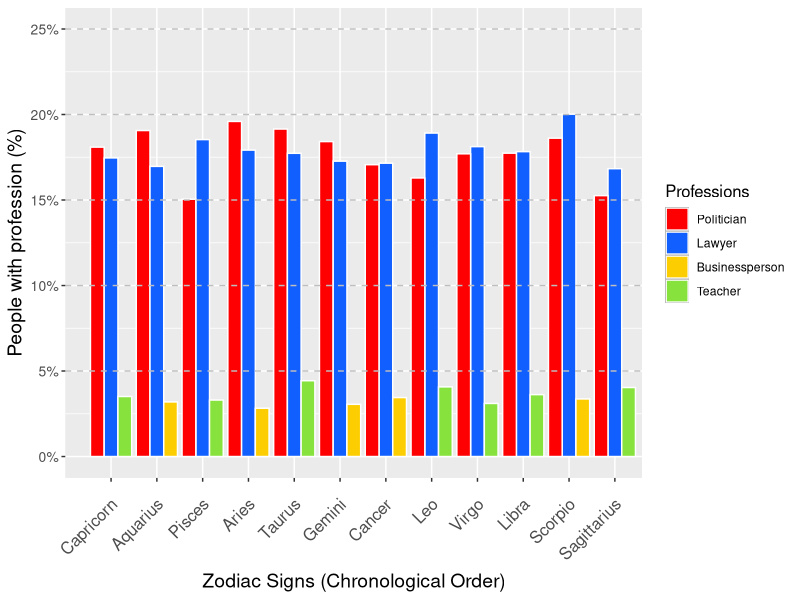
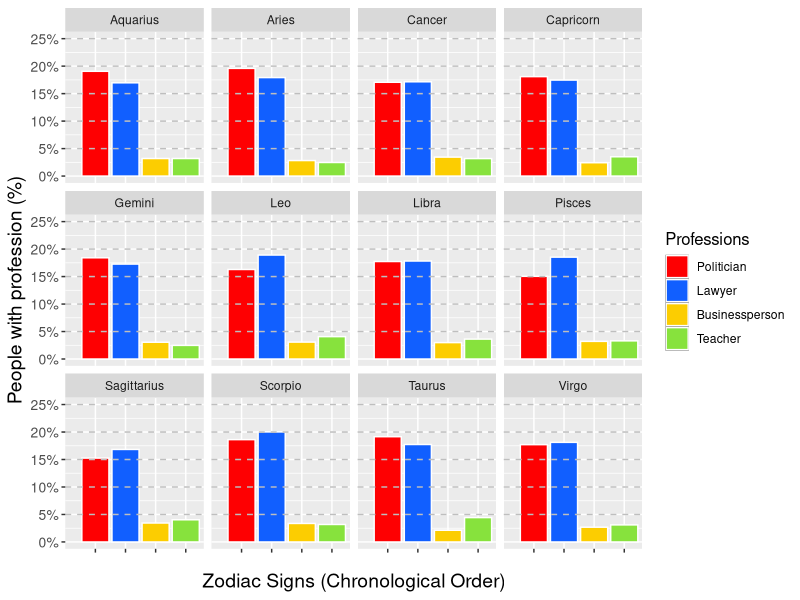

These charts were generated, in order, by the following R code:
# R code for zodiac signs
library(tidyverse)

# Load data
data <- read_csv("profession_by_all.csv")

# Order them, such that they are in chronological order
zodiac_order <- c(
  "Capricorn", "Aquarius", "Pisces", "Aries", "Taurus", "Gemini", 
  "Cancer", "Leo", "Virgo", "Libra", "Scorpio", "Sagittarius")

# Make table for most common professions for each zodiac sign and the counts and percentage
zodiac_professions <- data |>
  filter(Zodiac != 'Zodiac', Profession != 'Profession') |>
  group_by(Zodiac, Profession) |>
  summarise(count = n(), .groups = "drop") |>
  group_by(Zodiac) |>
  mutate(total_in_zodiac = sum(count)) |>
  slice_max(count, n = 3, with_ties = FALSE) |>
  mutate(percentage = (count / total_in_zodiac) * 100) |>
  select(Zodiac, Profession, count, percentage) |>
  arrange(match(Zodiac, zodiac_order))

# Legend reorder
zodiac_professions$Professions <- factor(zodiac_professions$Profession,
  levels = c("Politician", "Lawyer", "Businessperson", "Teacher", "Economist", "Physician", "Barrister", "Art", "Farmer", "Attorneys in the United States", "Authors"))

# Poltiician = #fe0002
# Lawyer = #115fff
# Businessperson = #fccd01
# Teacher = #87e23d
# Economist = #188d7b
# Physician = #ff8e02
# Barrister = #791e9f
# Art = #f69cc2
# Farmer = #999999
# Attorneys in the United States = #00FFFF
# Authors = #555555

# Plot barplot
barplot <- zodiac_professions |>
  ggplot(aes(
    x = factor(Zodiac, levels = zodiac_order),
    y = percentage/100,
    fill = Professions
  )) +
  geom_density(alpha = 0.5) +
  geom_col(position="dodge",colour="white") +
  labs(
    x = 'Zodiac Signs (Chronological Order)',
    y = 'People with profession (%)',
    # title = 'Percentage of people each zodiac\'s 3 most common professions'
  ) +
  ylim(0, 25) +
  scale_y_continuous(labels=scales::label_percent()) +
  scale_fill_manual(values = c("#fe0002","#115fff","#fccd01","#87e23d"),
    labels = c("Politician","Lawyer", "Businessperson", "Teacher")) +
  geom_hline(
    yintercept = seq(5/100, 25/100, by = 5/100),
    color = "grey", 
    linetype = "dashed"
  ) +
theme(
  axis.text.x = element_text(angle = 45, hjust = 1, vjust = 0.8, size = 12),
  axis.text.y = element_text(size = 10),
  axis.title.y = element_text(size = 14),
  axis.title.x = element_text(margin = margin(t = 15), size = 14),
  legend.title = element_text(size = 12)
)

# Save the barplot as .png
ggsave(
  filename = "zodiac_barplot.png",
  plot = barplot,
  width=12
)



 # Seperate barplot for subplots <- For activity
# Make table for most common professions for each zodiac sign and the counts and percentage
sub_zodiac_professions <- data |>
  filter(Zodiac != 'Zodiac', Profession != 'Profession') |>
  group_by(Zodiac, Profession) |>
  summarise(count = n(), .groups = "drop") |>
  group_by(Zodiac) |>
  mutate(total_in_zodiac = sum(count)) |>
  filter(Profession=="Politician"|Profession=="Lawyer"|Profession=="Businessperson"|Profession=="Teacher") |>
  mutate(percentage = (count / total_in_zodiac) * 100) |>
  select(Zodiac, Profession, count, percentage) |>
  arrange(match(Zodiac, zodiac_order))

# Legend reorder
sub_zodiac_professions$Professions <- factor(sub_zodiac_professions$Profession,
  levels = c("Politician", "Lawyer", "Businessperson", "Teacher", "Economist", "Physician", "Barrister", "Farmer", "Attorneys in the United States", "Authors", "Art"))

# Poltiician = #fe0002
# Lawyer = #115fff
# Businessperson = #fccd01
# Teacher = #87e23d
# Economist = #188d7b
# Physician = #ff8e02
# Barrister = #791e9f
# Art = #f69cc2
# Farmer = #999999
# Attorneys in the United States = #00FFFF
# Authors = #555555

# Plot barplot
sub_barplot <- sub_zodiac_professions |>
  ggplot(aes(
    x = Professions,
    y = percentage/100,
    fill = Professions
  )) +
  theme(
  axis.text.x = element_blank(),
  axis.text.y = element_text(size = 10),
  axis.title.y = element_text(size = 14),
  axis.title.x = element_text(margin = margin(t = 15), size = 14),
  legend.title = element_text(size = 12)
) +
  geom_density(alpha = 0.5) +
  geom_col(position="dodge",colour="white") +
  labs(
    x = 'Zodiac Signs (Chronological Order)',
    y = 'People with profession (%)',
    # title = 'Percentage of people each zodiac\'s 3 most common professions'
  ) + facet_wrap(~Zodiac) +
  ylim(0, 25) +
  scale_y_continuous(labels=scales::label_percent()) +    scale_fill_manual(values = c("#fe0002","#115fff","#fccd01","#87e23d"),
    labels = c("Politician","Lawyer", "Businessperson", "Teacher")) +
  geom_hline(
    yintercept = seq(5/100, 25/100, by = 5/100),
    color = "grey", 
    linetype = "dashed"
  ) 

# Save the barplot as .png
ggsave(
  filename = "sub_zodiac_barplot.png",
  plot = sub_barplot,
  width=15, height=10,
)
